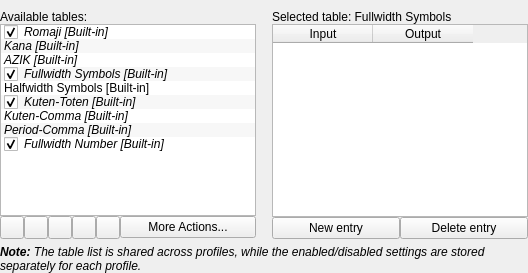
             <widget class="QWidget" name="inputTableAdvancedModeTab">
              <attribute name="title">
               <string>Advanced</string>
              </attribute>
              <layout class="QGridLayout" name="inputTableAdvancedModeTabLayout">
               <property name="leftMargin">
                <number>0</number>
               </property>
               <property name="topMargin">
                <number>10</number>
               </property>
               <property name="rightMargin">
                <number>0</number>
               </property>
               <property name="bottomMargin">
                <number>0</number>
               </property>
               <property name="horizontalSpacing">
                <number>16</number>
               </property>
               <item row="1" column="0">
                <layout class="QVBoxLayout" name="availableTablesGrid">
                 <item>
                  <widget class="QLabel" name="availableTablesLabel">
                   <property name="text">
                    <string>Available tables:</string>
                   </property>
                  </widget>
                 </item>
                 <item>
                  <widget class="QListWidget" name="availableTablesList">
                   <property name="dragEnabled">
                    <bool>true</bool>
                   </property>
                   <property name="dragDropMode">
                    <enum>QAbstractItemView::DragDropMode::InternalMove</enum>
                   </property>
                   <property name="defaultDropAction">
                    <enum>Qt::DropAction::MoveAction</enum>
                   </property>
                   <property name="alternatingRowColors">
                    <bool>true</bool>
                   </property>
                   <property name="selectionMode">
                    <enum>QAbstractItemView::SelectionMode::ExtendedSelection</enum>
                   </property>
                   <property name="selectionBehavior">
                    <enum>QAbstractItemView::SelectionBehavior::SelectRows</enum>
                   </property>
                   <property name="wordWrap">
                    <bool>true</bool>
                   </property>
                   <item>
                    <property name="text">
                     <string>Romaji [Built-in]</string>
                    </property>
                    <property name="font">
                     <font>
                      <italic>true</italic>
                     </font>
                    </property>
                    <property name="checkState">
                     <enum>Checked</enum>
                    </property>
                   </item>
                   <item>
                    <property name="text">
                     <string>Kana [Built-in]</string>
                    </property>
                    <property name="font">
                     <font>
                      <italic>true</italic>
                     </font>
                    </property>
                    <property name="checkState">
                     <enum>Unchecked</enum>
                    </property>
                   </item>
                   <item>
                    <property name="text">
                     <string>AZIK [Built-in]</string>
                    </property>
                    <property name="font">
                     <font>
                      <italic>true</italic>
                     </font>
                    </property>
                    <property name="checkState">
                     <enum>Unchecked</enum>
                    </property>
                   </item>
                   <item>
                    <property name="text">
                     <string>Fullwidth Symbols [Built-in]</string>
                    </property>
                    <property name="font">
                     <font>
                      <italic>true</italic>
                     </font>
                    </property>
                    <property name="checkState">
                     <enum>Checked</enum>
                    </property>
                   </item>
                   <item>
                    <property name="text">
                     <string>Halfwidth Symbols [Built-in]</string>
                    </property>
                    <property name="checkState">
                     <enum>Unchecked</enum>
                    </property>
                   </item>
                   <item>
                    <property name="text">
                     <string>Kuten-Toten [Built-in]</string>
                    </property>
                    <property name="font">
                     <font>
                      <italic>true</italic>
                     </font>
                    </property>
                    <property name="checkState">
                     <enum>Checked</enum>
                    </property>
                   </item>
                   <item>
                    <property name="text">
                     <string>Kuten-Comma [Built-in]</string>
                    </property>
                    <property name="font">
                     <font>
                      <italic>true</italic>
                     </font>
                    </property>
                    <property name="checkState">
                     <enum>Unchecked</enum>
                    </property>
                   </item>
                   <item>
                    <property name="text">
                     <string>Period-Comma [Built-in]</string>
                    </property>
                    <property name="font">
                     <font>
                      <italic>true</italic>
                     </font>
                    </property>
                    <property name="checkState">
                     <enum>Unchecked</enum>
                    </property>
                   </item>
                   <item>
                    <property name="text">
                     <string>Fullwidth Number [Built-in]</string>
                    </property>
                    <property name="font">
                     <font>
                      <italic>true</italic>
                     </font>
                    </property>
                    <property name="checkState">
                     <enum>Checked</enum>
                    </property>
                   </item>
                  </widget>
                 </item>
                 <item>
                  <layout class="QHBoxLayout" name="availableTablesActions">
                   <item>
                    <widget class="QToolButton" name="tableMoveUp">
                     <property name="icon">
                      <iconset theme="QIcon::ThemeIcon::GoUp"/>
                     </property>
                    </widget>
                   </item>
                   <item>
                    <widget class="QToolButton" name="tableMoveDown">
                     <property name="icon">
                      <iconset theme="QIcon::ThemeIcon::GoDown"/>
                     </property>
                    </widget>
                   </item>
                   <item>
                    <widget class="QToolButton" name="tableNew">
                     <property name="icon">
                      <iconset theme="QIcon::ThemeIcon::ListAdd"/>
                     </property>
                    </widget>
                   </item>
                   <item>
                    <widget class="QToolButton" name="dupicateTable">
                     <property name="icon">
                      <iconset theme="QIcon::ThemeIcon::EditCopy"/>
                     </property>
                    </widget>
                   </item>
                   <item>
                    <widget class="QToolButton" name="deleteTable">
                     <property name="icon">
                      <iconset theme="QIcon::ThemeIcon::EditDelete"/>
                     </property>
                    </widget>
                   </item>
                   <item>
                    <widget class="QPushButton" name="tableMoreActions">
                     <property name="text">
                      <string>More Actions...</string>
                     </property>
                    </widget>
                   </item>
                  </layout>
                 </item>
                </layout>
               </item>
               <item row="2" column="0" colspan="2">
                <widget class="QLabel" name="inputTableAdvancedNote">
                 <property name="font">
                  <font>
                   <italic>true</italic>
                  </font>
                 </property>
                 <property name="text">
                  <string>&lt;html&gt;&lt;head/&gt;&lt;body&gt;&lt;p&gt;&lt;span style=&quot; font-weight:700;&quot;&gt;Note:&lt;/span&gt; The table list is shared across profiles, while the enabled/disabled settings are stored separately for each profile.&lt;/p&gt;&lt;/body&gt;&lt;/html&gt;</string>
                 </property>
                 <property name="wordWrap">
                  <bool>true</bool>
                 </property>
                </widget>
               </item>
               <item row="1" column="1">
                <layout class="QVBoxLayout" name="tableEditorGrid">
                 <item>
                  <widget class="QLabel" name="keymapEditorLabel">
                   <property name="text">
                    <string>Selected table: Fullwidth Symbols</string>
                   </property>
                  </widget>
                 </item>
                 <item>
                  <widget class="QTableWidget" name="keymapEditorTable">
                   <property name="locale">
                    <locale language="Japanese" country="Japan"/>
                   </property>
                   <property name="frameShape">
                    <enum>QFrame::Shape::StyledPanel</enum>
                   </property>
                   <property name="alternatingRowColors">
                    <bool>true</bool>
                   </property>
                   <property name="selectionBehavior">
                    <enum>QAbstractItemView::SelectionBehavior::SelectRows</enum>
                   </property>
                   <property name="gridStyle">
                    <enum>Qt::PenStyle::NoPen</enum>
                   </property>
                   <property name="sortingEnabled">
                    <bool>true</bool>
                   </property>
                   <attribute name="verticalHeaderVisible">
                    <bool>false</bool>
                   </attribute>
                   <attribute name="verticalHeaderMinimumSectionSize">
                    <number>24</number>
                   </attribute>
                   <attribute name="verticalHeaderDefaultSectionSize">
                    <number>25</number>
                   </attribute>
                   <column>
                    <property name="text">
                     <string>Input</string>
                    </property>
                   </column>
                   <column>
                    <property name="text">
                     <string>Output</string>
                    </property>
                   </column>
                  </widget>
                 </item>
                 <item>
                  <layout class="QHBoxLayout" name="tableEditorActions">
                   <item>
                    <widget class="QPushButton" name="newRuleEntry">
                     <property name="text">
                      <string>New entry</string>
                     </property>
                     <property name="icon">
                      <iconset theme="QIcon::ThemeIcon::ListAdd"/>
                     </property>
                    </widget>
                   </item>
                   <item>
                    <widget class="QPushButton" name="deleteRuleEntry">
                     <property name="text">
                      <string>Delete entry</string>
                     </property>
                     <property name="icon">
                      <iconset theme="QIcon::ThemeIcon::EditDelete"/>
                     </property>
                    </widget>
                   </item>
                  </layout>
                 </item>
                </layout>
               </item>
              </layout>
             </widget>
